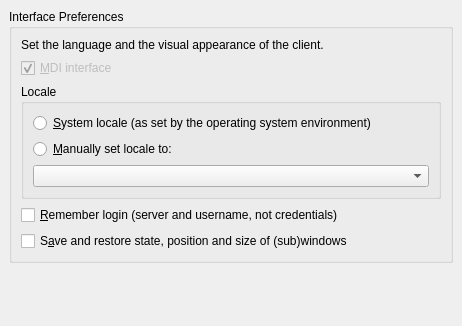
<?xml version="1.0" encoding="UTF-8"?>
<ui version="4.0">
 <class>PreferencesDialogInterface</class>
 <widget class="QWidget" name="PreferencesDialogInterface">
  <property name="geometry">
   <rect>
    <x>0</x>
    <y>0</y>
    <width>462</width>
    <height>326</height>
   </rect>
  </property>
  <layout class="QGridLayout">
   <property name="margin">
    <number>9</number>
   </property>
   <property name="spacing">
    <number>6</number>
   </property>
   <item row="1" column="0">
    <spacer name="verticalSpacer">
     <property name="orientation">
      <enum>Qt::Vertical</enum>
     </property>
     <property name="sizeHint" stdset="0">
      <size>
       <width>20</width>
       <height>40</height>
      </size>
     </property>
    </spacer>
   </item>
   <item row="0" column="0">
    <widget class="QGroupBox" name="groupBox_3">
     <property name="title">
      <string>Interface Preferences</string>
     </property>
     <property name="flat">
      <bool>false</bool>
     </property>
     <layout class="QGridLayout" name="gridLayout_3">
      <item row="3" column="0">
       <widget class="QGroupBox" name="groupBox">
        <property name="title">
         <string>Locale</string>
        </property>
        <layout class="QGridLayout" name="gridLayout_9">
         <item row="0" column="0">
          <widget class="QRadioButton" name="systemLocale">
           <property name="text">
            <string>&amp;System locale (as set by the operating system environment)</string>
           </property>
          </widget>
         </item>
         <item row="1" column="0">
          <widget class="QRadioButton" name="manualLocale">
           <property name="text">
            <string>&amp;Manually set locale to:</string>
           </property>
          </widget>
         </item>
         <item row="2" column="0">
          <widget class="QComboBox" name="locales"/>
         </item>
        </layout>
       </widget>
      </item>
      <item row="0" column="0">
       <widget class="QLabel" name="label">
        <property name="text">
         <string>Set the language and the visual appearance of the client.</string>
        </property>
        <property name="wordWrap">
         <bool>true</bool>
        </property>
       </widget>
      </item>
      <item row="1" column="0">
       <widget class="QCheckBox" name="mdi">
        <property name="enabled">
         <bool>false</bool>
        </property>
        <property name="text">
         <string>&amp;MDI interface</string>
        </property>
        <property name="checked">
         <bool>true</bool>
        </property>
       </widget>
      </item>
      <item row="4" column="0">
       <widget class="QCheckBox" name="rememberLogin">
        <property name="text">
         <string>&amp;Remember login (server and username, not credentials)</string>
        </property>
       </widget>
      </item>
      <item row="5" column="0">
       <widget class="QCheckBox" name="saveRestoreState">
        <property name="text">
         <string>S&amp;ave and restore state, position and size of (sub)windows</string>
        </property>
       </widget>
      </item>
     </layout>
    </widget>
   </item>
  </layout>
 </widget>
 <tabstops>
  <tabstop>mdi</tabstop>
  <tabstop>systemLocale</tabstop>
  <tabstop>manualLocale</tabstop>
  <tabstop>locales</tabstop>
  <tabstop>rememberLogin</tabstop>
  <tabstop>saveRestoreState</tabstop>
 </tabstops>
 <resources/>
 <connections/>
</ui>
